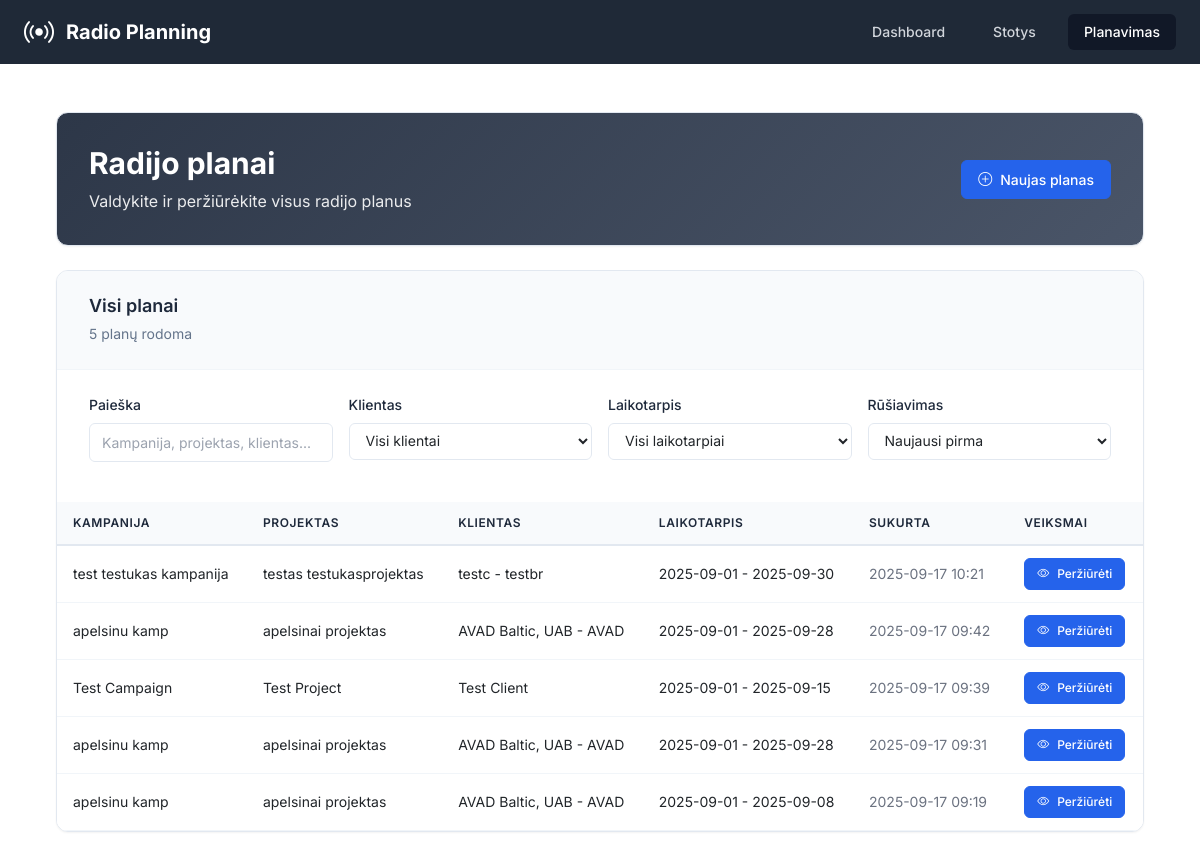
/planning, run on an earlier commit of the app's database.
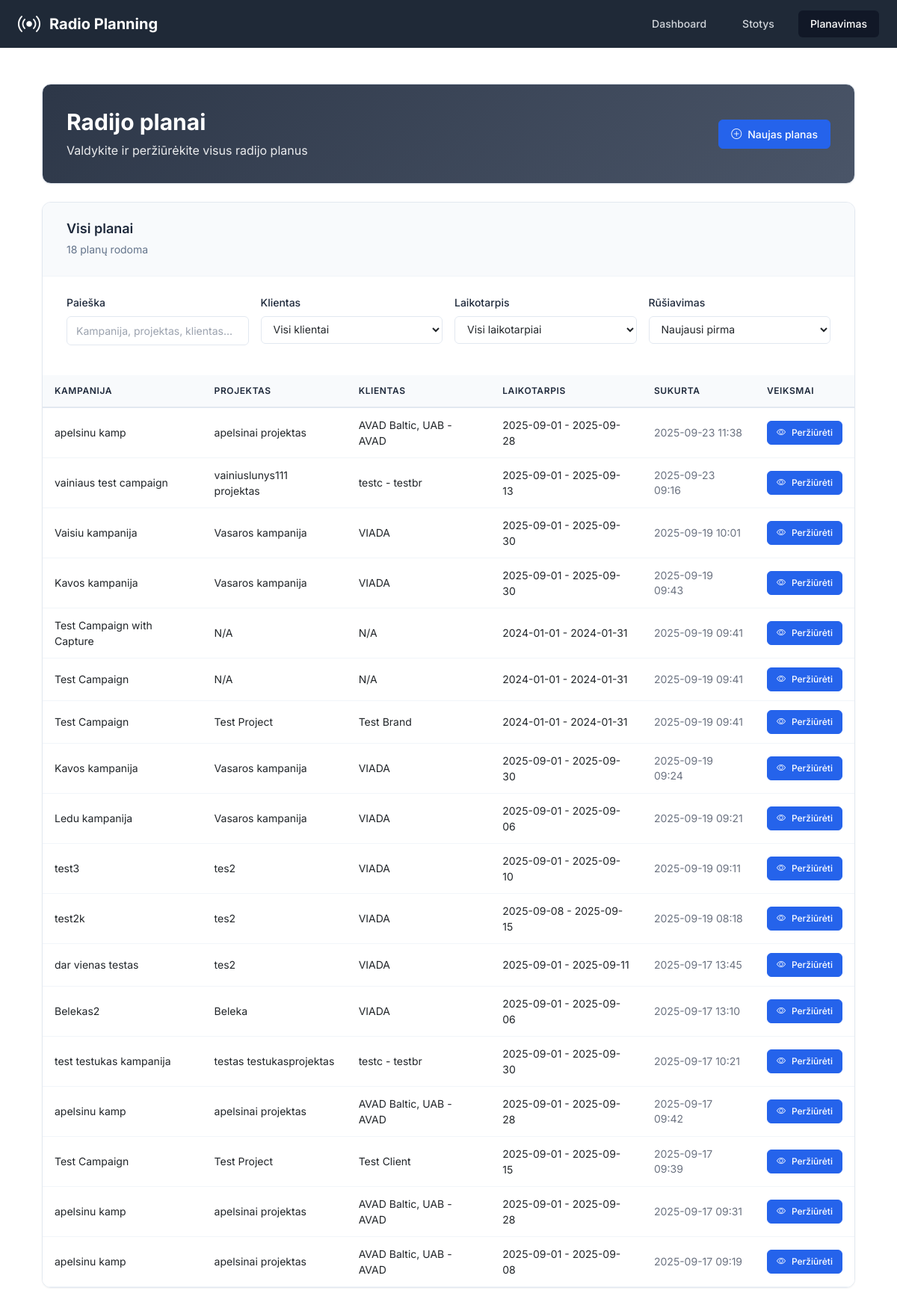
And on a later commit of the database.
### app/models.py (models this page shows, shortened)
class RadioPlan(db.Model):
    __tablename__ = 'radio_plans'
    id = db.Column(db.Integer, primary_key=True)
    campaign_id = db.Column(db.Integer, nullable=False)  # From projects-crm
    campaign_name = db.Column(db.String(200))
    project_id = db.Column(db.Integer)
    project_name = db.Column(db.String(200))
    client_brand_id = db.Column(db.Integer)
    client_brand_name = db.Column(db.String(200))
    start_date = db.Column(db.Date, nullable=False)
    end_date = db.Column(db.Date, nullable=False)
    target_audience = db.Column(db.String(50), nullable=False)
    our_discount = db.Column(db.Float, default=0)  # Percentage
    client_discount = db.Column(db.Float, default=0)  # Percentage
    created_at = db.Column(db.DateTime, default=datetime.utcnow)
    updated_at = db.Column(db.DateTime, default=datetime.utcnow, onupdate=datetime.utcnow)
    spots = db.relationship('RadioSpot', backref='plan', lazy='dynamic', cascade='all, delete-orphan')
    clips = db.relationship('RadioClip', backref='plan', lazy='dynamic', cascade='all, delete-orphan')
    selected_stations = db.relationship('RadioStation', secondary=plan_stations, lazy='subquery',
                                      backref=db.backref('plans', lazy=True))

### app/routes.py (the view)
@main_bp.route('/planning')
def planning():
    plans = RadioPlan.query.order_by(RadioPlan.created_at.desc()).all()
    return render_template('planning.html', plans=plans)

### app/templates/planning.html (shortened to what the changed rows need)
{% extends "base.html" %}
{% block content %}
<div class="container-fluid p-0">
    <div class="dashboard-header mb-4">
        <div class="header-content">
            <div class="flex justify-between items-center">
                <div>
                    <h1 class="text-3xl font-bold mb-2">Radijo planai</h1>
                </div>
            </div>
        </div>
    </div>
    <div class="professional-section">
        <div class="section-header">
            <div class="section-title">
                <span class="section-subtitle"><span id="filteredCount">{{ plans | length }}</span> planų rodoma</span>
            </div>
        </div>
        <div class="table-container">
            {% if plans %}
            <div class="table-responsive">
                <table class="professional-table">
                    <thead>
                        <tr>
                            <th>Kampanija</th>
                            <th>Projektas</th>
                            <th>Klientas</th>
                            <th>Laikotarpis</th>
                            <th>Sukurta</th>
                            <th>Veiksmai</th>
                        </tr>
                    </thead>
                    <tbody>
                        {% for plan in plans %}
                        <tr class="plan-row"
                            data-campaign="{{ (plan.campaign_name or '')|lower }}"
                            data-project="{{ (plan.project_name or '')|lower }}"
                            data-client="{{ (plan.client_brand_name or '')|lower }}"
                            data-start-date="{{ plan.start_date.strftime('%Y-%m-%d') }}"
                            data-end-date="{{ plan.end_date.strftime('%Y-%m-%d') }}"
                            data-created="{{ plan.created_at.strftime('%Y-%m-%d') }}">
                            <td>{{ plan.campaign_name or 'N/A' }}</td>
                            <td>{{ plan.project_name or 'N/A' }}</td>
                            <td>{{ plan.client_brand_name or 'N/A' }}</td>
                            <td>
                                <span class="text-sm">
                                    {{ plan.start_date.strftime('%Y-%m-%d') }} - {{ plan.end_date.strftime('%Y-%m-%d') }}
                                </span>
                            </td>
                            <td class="text-gray-500 text-sm">{{ plan.created_at.strftime('%Y-%m-%d %H:%M') }}</td>
                            <td>
                                <a href="{{ url_for('main.view_plan', plan_id=plan.id) }}" class="btn-professional btn-primary btn-sm">
                                    <i class="bi bi-eye"></i>
                                    <span>Peržiūrėti</span>
                                </a>
                            </td>
                        </tr>
                        {% endfor %}
                    </tbody>
                </table>
            </div>
            {% endif %}
        </div>
    </div>
</div>
{% endblock %}

What changed in the data, as far as the page shows it:
added RadioPlan: campaign_name "apelsinu kamp", project_name "apelsinai projektas", client_brand_name "AVAD Baltic, UAB - AVAD", start_date "2025-09-01", end_date "2025-09-28", created_at "2025-09-23 11:38"
added RadioPlan: campaign_name "vainiaus test campaign", project_name "vainiuslunys111 projektas", client_brand_name "testc - testbr", start_date "2025-09-01", end_date "2025-09-13", created_at "2025-09-23 09:16"
added RadioPlan: campaign_name "Vaisiu kampanija", project_name "Vasaros kampanija", client_brand_name "VIADA", start_date "2025-09-01", end_date "2025-09-30", created_at "2025-09-19 10:01"
added RadioPlan: campaign_name "Kavos kampanija", project_name "Vasaros kampanija", client_brand_name "VIADA", start_date "2025-09-01", end_date "2025-09-30", created_at "2025-09-19 09:43"
added RadioPlan: campaign_name "Test Campaign with Capture", project_name "N/A", client_brand_name "N/A", start_date "2024-01-01", end_date "2024-01-31", created_at "2025-09-19 09:41"
added RadioPlan: campaign_name "Test Campaign", project_name "N/A", client_brand_name "N/A", start_date "2024-01-01", end_date "2024-01-31", created_at "2025-09-19 09:41"
added RadioPlan: campaign_name "Test Campaign", project_name "Test Project", client_brand_name "Test Brand", start_date "2024-01-01", end_date "2024-01-31", created_at "2025-09-19 09:41"
added RadioPlan: campaign_name "Kavos kampanija", project_name "Vasaros kampanija", client_brand_name "VIADA", start_date "2025-09-01", end_date "2025-09-30", created_at "2025-09-19 09:24"
added RadioPlan: campaign_name "Ledu kampanija", project_name "Vasaros kampanija", client_brand_name "VIADA", start_date "2025-09-01", end_date "2025-09-06", created_at "2025-09-19 09:21"
added RadioPlan: campaign_name "test3", project_name "tes2", client_brand_name "VIADA", start_date "2025-09-01", end_date "2025-09-10", created_at "2025-09-19 09:11"
added RadioPlan: campaign_name "test2k", project_name "tes2", client_brand_name "VIADA", start_date "2025-09-08", end_date "2025-09-15", created_at "2025-09-19 08:18"
added RadioPlan: campaign_name "dar vienas testas", project_name "tes2", client_brand_name "VIADA", start_date "2025-09-01", end_date "2025-09-11", created_at "2025-09-17 13:45"
added RadioPlan: campaign_name "Belekas2", project_name "Beleka", client_brand_name "VIADA", start_date "2025-09-01", end_date "2025-09-06", created_at "2025-09-17 13:10"
Also different on the page:
{{ plans | length }}: "5" → "18"
